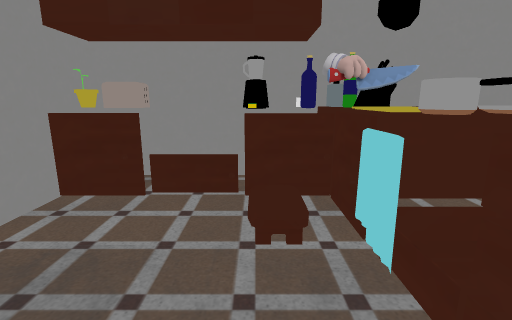
view 1 (above)

12 first-person views from a walk through a scene from a Unity 3-D project. The camera is 1.2 m above the floor, tilts 12° down and sees 85° across. The floor is counted in squares, 0.5 m on a side. Each view is taken from the middle of a square. On the plan, view 1 faces up. The plan holds only what a view shows up to about 18 squares ahead; the rest is blank. The place goes on beyond the plan. The player character is not drawn. Some surface patterns are stand-ins.

view 2
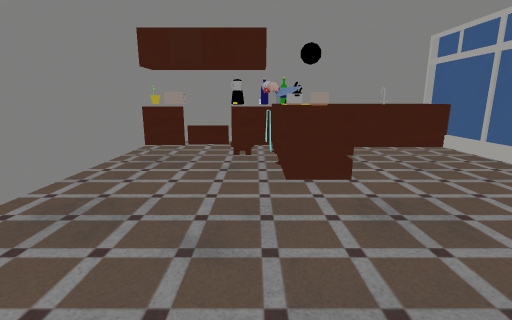

view 3
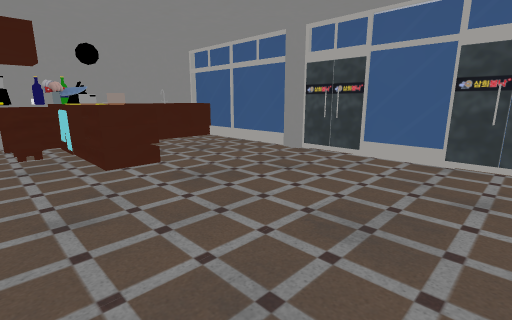

view 4
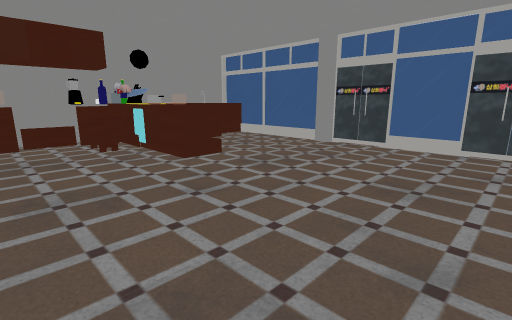

view 5
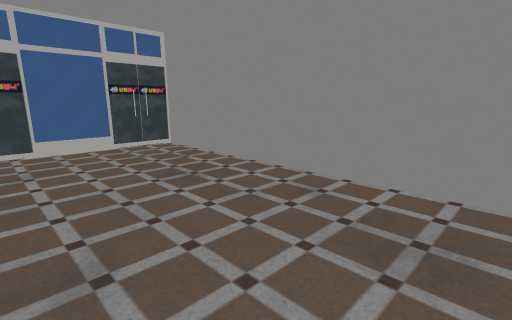

view 6
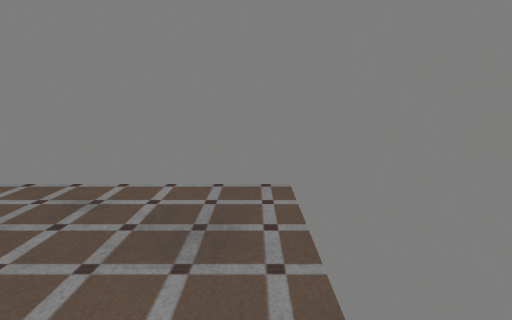

view 7
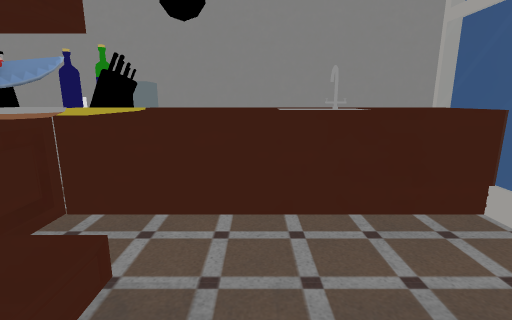

view 8
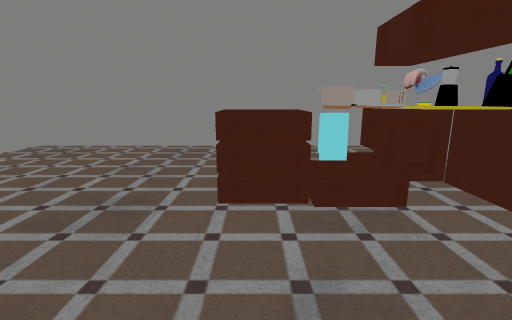

view 9
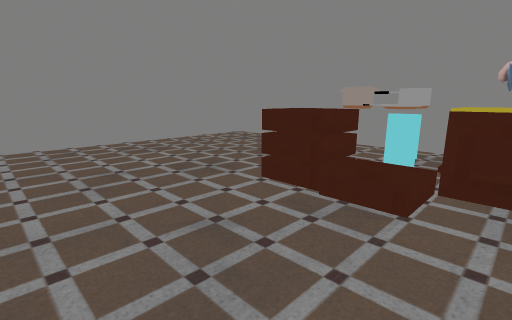

view 10
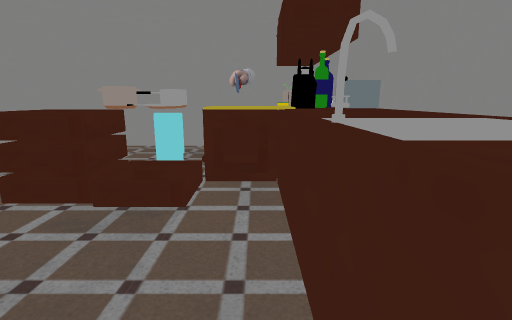

view 11
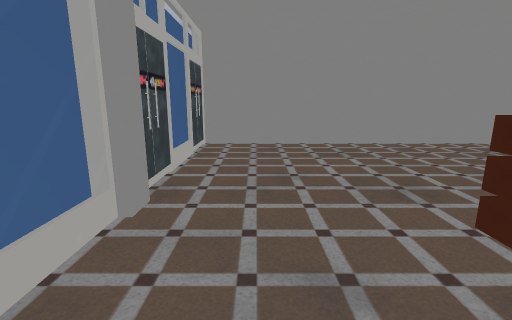

view 12
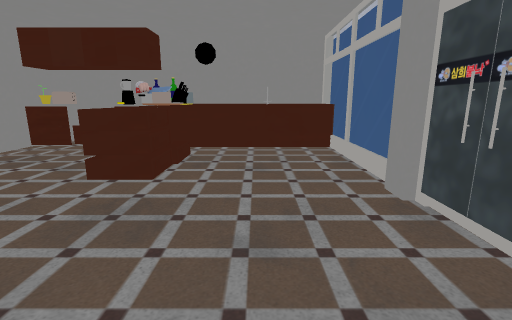

### Floor plan
Key: @ floor where view 1 was taken; # wall or solid block; . floor; / step, stairs or slope; = window, fence, low wall or low ledge; ^ raised ledge; O other object.
Columns run from 5 left of view 1 to 11 right of it. Each row starts with its distance up from view 1.
  9   ###############
  8  ##..#O#O^^^^ ^^^
  7 ###==####O^^==^^^
  6 ##=.. O#OO......=
  5 #....//#OO......=
  4 #....//OOO......=
  3 #.....==OO......=
  2 #......OOO......=
  1 #......O O......=
  0 #....@.OOO......=
 -1 #...............#
 -2 #...............#
 -3 #...............#
 -4 #...............#
 -5 #...............=
 -6 #...............=
 -7 #...............=
 -8 #...............#
 -9 #...............#
-10 #...............#
-11 #################

Positions as (right, up) in squares from view 1, and headings:
1: (0, 0), facing up
2: (1, -8), facing up
3: (-1, -10), facing up-right
4: (-4, -10), facing up-right
5: (-4, -3), facing down-right
6: (-4, -3), facing down
7: (6, 1), facing up
8: (10, 1), facing left
9: (10, 6), facing down-left
10: (10, 6), facing left
11: (8, 5), facing down
12: (7, -8), facing up
